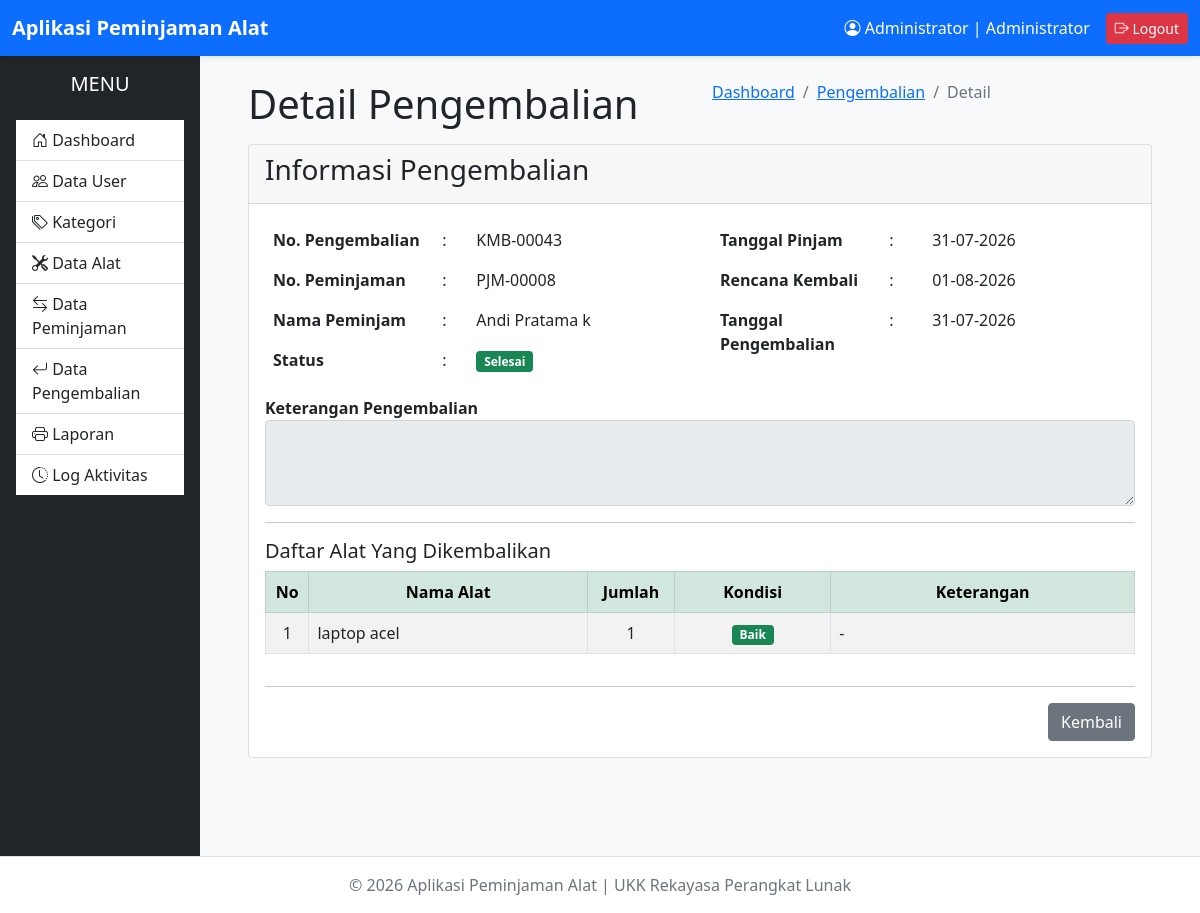
The page /administrator/pengembalian/detail.php?id=43 (signed in) on the database its author committed.
### tables this page shows
CREATE TABLE `pengembalian` (
  `id_pengembalian` int(11) NOT NULL,
  `id_peminjaman` int(11) NOT NULL,
  `tanggal_pengembalian` date NOT NULL,
  `kondisi_kembali` enum('Baik','Rusak Ringan','Rusak Berat') DEFAULT 'Baik',
  `keterangan` text DEFAULT NULL,
  `created_at` timestamp NOT NULL DEFAULT current_timestamp(),
  `updated_at` timestamp NOT NULL DEFAULT current_timestamp() ON UPDATE current_timestamp()
);

CREATE TABLE `peminjaman` (
  `id_peminjaman` int(11) NOT NULL,
  `id_user` int(11) NOT NULL,
  `tanggal_pinjam` date NOT NULL,
  `tanggal_kembali` date NOT NULL,
  `status` enum('Menunggu','Disetujui','Ditolak','Dipinjam','Selesai') DEFAULT 'Menunggu',
  `created_at` timestamp NOT NULL DEFAULT current_timestamp(),
  `updated_at` timestamp NOT NULL DEFAULT current_timestamp() ON UPDATE current_timestamp()
);

CREATE TABLE `users` (
  `id_user` int(11) NOT NULL,
  `nama_lengkap` varchar(100) NOT NULL,
  `username` varchar(50) NOT NULL,
  `password` varchar(255) NOT NULL,
  `level` enum('Administrator','Petugas','Peminjam') NOT NULL,
  `status` enum('Aktif','Tidak Aktif') DEFAULT 'Aktif',
  `created_at` timestamp NOT NULL DEFAULT current_timestamp(),
  `updated_at` timestamp NOT NULL DEFAULT current_timestamp() ON UPDATE current_timestamp()
);

CREATE TABLE `detail_pengembalian` (
  `id_detail_pengembalian` int(11) NOT NULL,
  `id_pengembalian` int(11) NOT NULL,
  `id_alat` int(11) NOT NULL,
  `jumlah` int(11) NOT NULL,
  `kondisi` enum('Baik','Rusak Ringan','Rusak Berat','Hilang') NOT NULL,
  `keterangan` text DEFAULT NULL
);

CREATE TABLE `alat` (
  `id_alat` int(11) NOT NULL,
  `id_kategori` int(11) NOT NULL,
  `nama_alat` varchar(150) NOT NULL,
  `stok` int(11) NOT NULL DEFAULT 0,
  `kondisi` enum('Baik','Rusak Ringan','Rusak Berat') DEFAULT 'Baik',
  `lokasi` varchar(100) DEFAULT NULL,
  `foto` varchar(255) DEFAULT NULL,
  `created_at` timestamp NOT NULL DEFAULT current_timestamp(),
  `updated_at` timestamp NOT NULL DEFAULT current_timestamp() ON UPDATE current_timestamp()
);

### administrator/pengembalian/detail.php (the view, shortened to what this page needs)
<?php
require "../../config/database.php";
$idPengembalian = isset($_GET['id'])
    ? (int) $_GET['id']
    : 0;
$sql = "
SELECT
    pg.id_pengembalian,
    pg.tanggal_pengembalian,
    pg.keterangan,
    p.id_peminjaman,
    p.tanggal_pinjam,
    p.tanggal_kembali,
    p.status,
    u.nama_lengkap
FROM pengembalian pg
INNER JOIN peminjaman p
ON pg.id_peminjaman = p.id_peminjaman
INNER JOIN users u
ON p.id_user = u.id_user
WHERE
pg.id_pengembalian = ?
LIMIT 1
";
$stmt = $conn->prepare($sql);
$stmt->bind_param(
    "i",
    $idPengembalian
);
$stmt->execute();
$data = $stmt->get_result()->fetch_assoc();
$sql = "
SELECT
    dp.id_detail_pengembalian,
    dp.id_alat,
    dp.jumlah,
    dp.kondisi,
    dp.keterangan,
    a.nama_alat
FROM detail_pengembalian dp
INNER JOIN alat a
ON dp.id_alat = a.id_alat
WHERE
dp.id_pengembalian = ?
ORDER BY
a.nama_alat ASC
";
$stmt = $conn->prepare($sql);
$stmt->bind_param(
    "i",
    $idPengembalian
);
$stmt->execute();
$resultDetail = $stmt->get_result();
?>
<!DOCTYPE html>
<html lang="id">
<head>
    <?php include "../../layouts/header.php"; ?>
</head>
<body>
    <div class="wrapper">
        <?php include '../../layouts/navbar.php'; ?>
        <?php include '../../layouts/sidebar.php'; ?>
        <div class="content-wrapper">
            <section class="content-header">
                <div class="container-fluid">
                    <div class="row mb-2">
                        <div class="col-sm-6">
                            <h1>
                                Detail Pengembalian
                            </h1>
                        </div>
                        <div class="col-sm-6">
                            <ol class="breadcrumb float-sm-right">
                                <li class="breadcrumb-item">
                                    <a href="../dashboard/index.php">
                                        Dashboard
                                    </a>
                                </li>
                                <li class="breadcrumb-item">
                                    <a href="index.php">
                                        Pengembalian
                                    </a>
                                </li>
                                <li class="breadcrumb-item active">
                                    Detail
                                </li>
                            </ol>
                        </div>
                    </div>
                </div>
            </section>
            <section class="content">
                <div class="container-fluid">
                    <div class="card card-success">
                        <div class="card-header">
                            <h3 class="card-title">
                                Informasi Pengembalian
                            </h3>
                        </div>
                        <div class="card-body">
                            <div class="row">
                                <div class="col-md-6">
                                    <table class="table table-borderless">
                                        <tr>
                                            <th width="40%">
                                                No. Pengembalian
                                            </th>
                                            <td>
                                                :
                                            </td>
                                            <td>
                                                <?= 'KMB-' . str_pad($data['id_pengembalian'], 5, '0', STR_PAD_LEFT)
                                                ?>
                                            </td>
                                        </tr>
                                        <tr>
                                            <th>
                                                No. Peminjaman
                                            </th>
                                            <td>
                                                :
                                            </td>
                                            <td>
                                                <?= 'PJM-' . str_pad($data['id_peminjaman'], 5, '0', STR_PAD_LEFT)
                                                ?>
                                            </td>
                                        </tr>
                                        <tr>
                                            <th>
                                                Nama Peminjam
                                            </th>
                                            <td>
                                                :
                                            </td>
                                            <td>
                                                <?= htmlspecialchars($data['nama_lengkap']) ?>
                                            </td>
                                        </tr>
                                        <tr>
                                            <th>
                                                Status
                                            </th>
                                            <td>
                                                :
                                            </td>
                                            <td>
                                                <span class="badge bg-success">
                                                    <?= htmlspecialchars($data['status']) ?>
                                                </span>
                                            </td>
                                        </tr>
                                    </table>
                                </div>
                                <div class="col-md-6">
                                    <table class="table table-borderless">
                                        <tr>
                                            <th width="40%">
                                                Tanggal Pinjam
                                            </th>
                                            <td>
                                                :
                                            </td>
                                            <td>
                                                <?= date('d-m-Y', strtotime($data['tanggal_pinjam'])) ?>
                                            </td>
                                        </tr>
                                        <tr>
                                            <th>
                                                Rencana Kembali
                                            </th>
                                            <td>
                                                :
                                            </td>
                                            <td>
                                                <?= date('d-m-Y', strtotime($data['tanggal_kembali'])) ?>
                                            </td>
                                        </tr>
                                        <tr>
                                            <th>
                                                Tanggal Pengembalian
                                            </th>
                                            <td>
                                                :
                                            </td>
                                            <td>
                                                <?= date('d-m-Y', strtotime($data['tanggal_pengembalian'])) ?>
                                            </td>
                                        </tr>
                                    </table>
                                </div>
                            </div>
                            <div class="mb-3">
                                <label>
                                    <strong>
                                        Keterangan Pengembalian
                                    </strong>
                                </label>
                                <textarea class="form-control" rows="3" readonly><?= htmlspecialchars($data['keterangan']) ?></textarea>
                            </div>
                            <hr>
                            <h5>
                                Daftar Alat Yang Dikembalikan
                            </h5>
                            <div class="table-responsive">
                                <table class="table table-bordered table-hover table-striped">
                                    <thead class="table-success text-center">
                                        <tr>
                                            <th width="5%">No</th>
                                            <th>Nama Alat</th>
                                            <th width="10%">Jumlah</th>
                                            <th width="18%">Kondisi</th>
                                            <th>Keterangan</th>
                                        </tr>
                                    </thead>
                                    <tbody>
                                        <?php
        $no = 1;
        while ($row = $resultDetail->fetch_assoc()) :
        ?>
                                        <tr>
                                            <td class="text-center">
                                                <?= $no++ ?>
                                            </td>
                                            <td>
                                                <?= htmlspecialchars($row['nama_alat']) ?>
                                            </td>
                                            <td class="text-center">
                                                <?= $row['jumlah'] ?>
                                            </td>
                                            <td class="text-center">
                                                <?php
                                                switch ($row['kondisi']) {
                                                    case 'Baik':
                                                        echo '<span class="badge bg-success">Baik</span>';
                                                        break;
                                                }
                                                ?>
                                            </td>
                                            <td>
                                                <?= !empty($row['keterangan']) ? htmlspecialchars($row['keterangan']) : '-' ?>
                                            </td>
                                        </tr>
                                        <?php endwhile; ?>
                                    </tbody>
                                </table>
                            </div>
                            <hr>
                            <div class="d-flex justify-content-end">
                                <a href="index.php" class="btn btn-secondary">
                                    Kembali
                                </a>
                            </div>
                        </div>
                    </div>
                </div>
            </section>
        </div>
        <?php include '../../layouts/footer.php'; ?>
</body>
</html>

### rows shown on the page
pengembalian: id_pengembalian "00043", id_peminjaman.id_peminjaman "00008", users.nama_lengkap "Andi Pratama k", id_peminjaman.status "Selesai", id_peminjaman.tanggal_pinjam "31-07-2026", id_peminjaman.tanggal_kembali "01-08-2026", tanggal_pengembalian "31-07-2026"
detail_pengembalian: id_alat.nama_alat "laptop acel", jumlah "1", kondisi "Baik"

### other values the page prints
$_SESSION['nama_lengkap'] "Administrator"
$_SESSION['level'] "Administrator"
